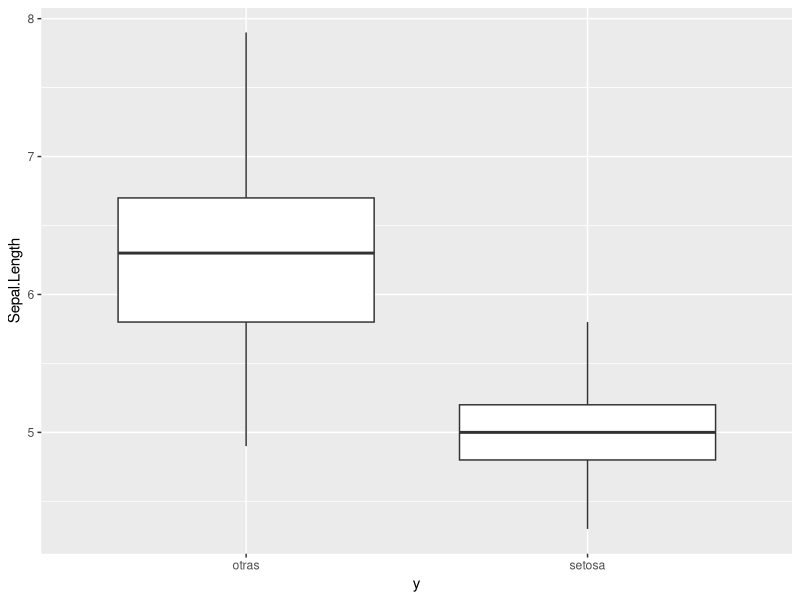
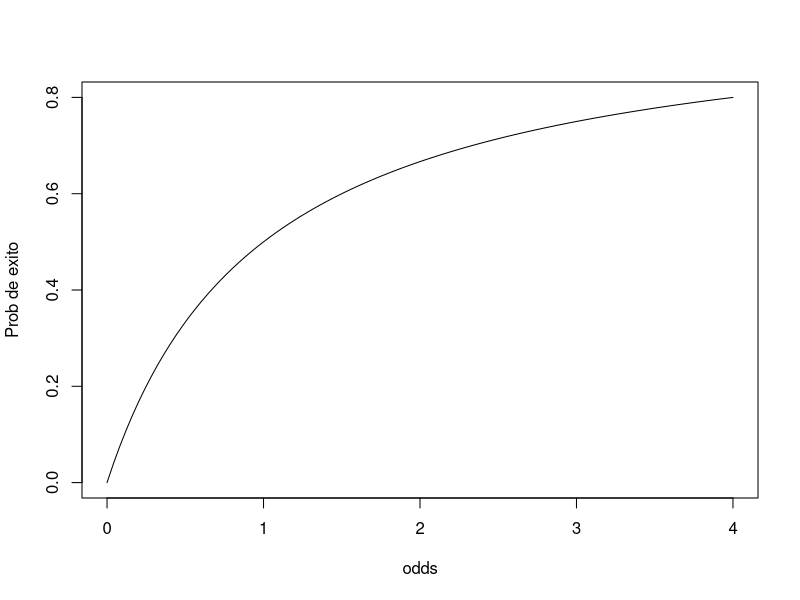
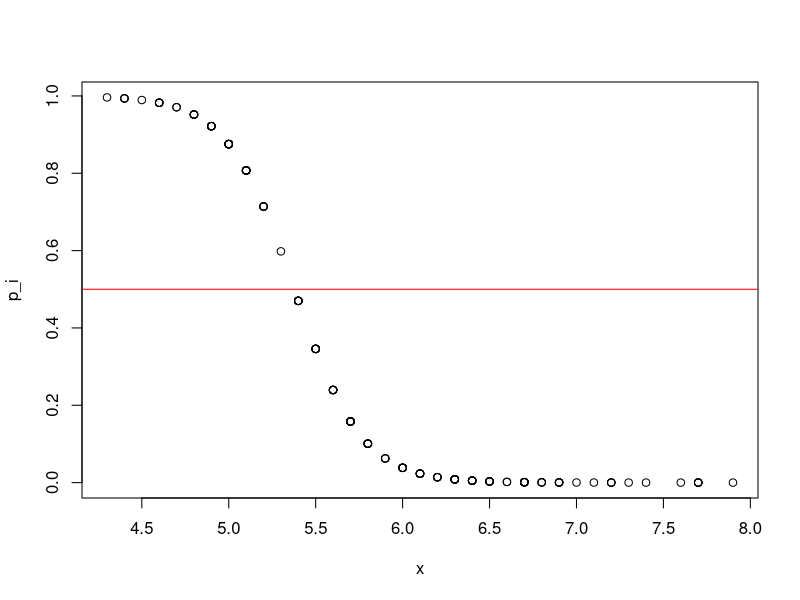
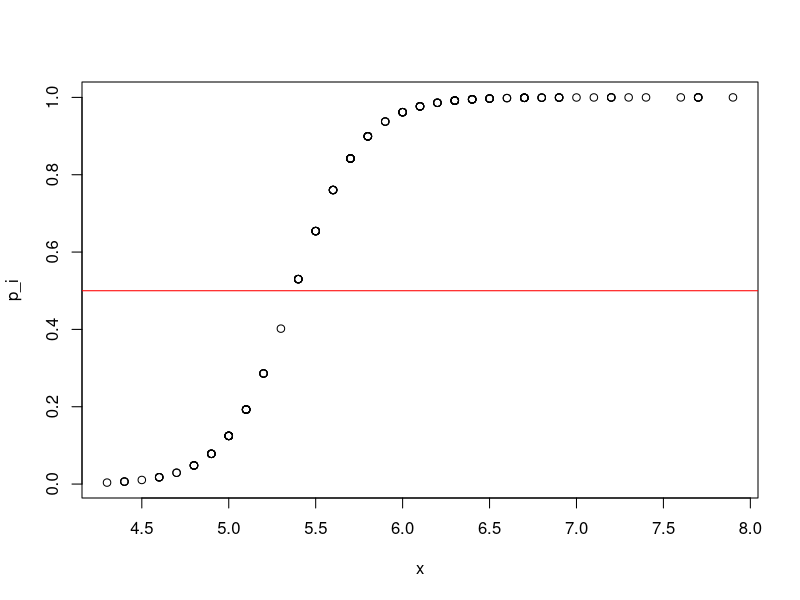

Reproduce these figures in R, in order. (Note: this script raises an error after producing the figures.)

data(iris)

iris$y <- ifelse(iris$Species == "setosa", "setosa", "otras")
table(iris$y)
library(ggplot2)
ggplot(data = iris, aes(x = y, y = Sepal.Length)) + geom_boxplot()

iris$y <- ifelse(iris$Species == "setosa", 1, 0)
modelo <- glm(y ~ Sepal.Length, data = iris, family = "binomial")
summary(modelo)
coefficients(modelo)


exp(-5.175698 )
1 / exp(-5.175698 )


iris$y_otros <- ifelse(iris$Species == "setosa", 0, 1)
modelo <- glm(y_otros ~ Sepal.Length, data = iris, family = "binomial")
summary(modelo)
coefficients(modelo)

exp( 5.175698  )

# Por cada cm de aumento en la longitud del sepalo aumenta en 177 veces más
# el chance de ser de la especie otros (versicolor o virginica) con respecto
# a setosa

################# Interpretación de los odss
invodds <- function(x){
  1 / (1 + x^-1)
}
invodds(1.1)
# odds de 1.1
#p = 0.52, 1-p = 0.48

plot(invodds, xlim = c(0,4), xlab = "odds", ylab = "Prob de exito")



iris$y <- ifelse(iris$Species == "setosa", 1, 0)
modelo <- glm(y ~ Sepal.Length, data = iris, family = "binomial")
summary(modelo)
coefficients(modelo)

# Probabilidades 
iris$p_i <- modelo$fitted.values
iris$p_i_2 <- predict(modelo, data.frame(Sepal.Length = iris$Sepal.Length), type = "response")
iris$p_i_3 <- exp( 27.828521  + -5.175698 * iris$Sepal.Length) / (1 + exp(  27.828521 + -5.175698 *
                                                                              iris$Sepal.Length))
plot(iris$Sepal.Length, iris$p_i, xlab = "x", ylab = "p_i")
abline(h = 0.5, col = "red")


# Probabilidades 

iris$y <- ifelse(iris$Species == "setosa", 0, 1)
modelo <- glm(y ~ Sepal.Length, data = iris, family = "binomial")
coefficients(modelo)
iris$p_i <- modelo$fitted.values
iris$p_i_2 <- predict(modelo, data.frame(Sepal.Length = iris$Sepal.Length), type = "response")
iris$p_i_3 <- exp( -27.828521  + 5.175698 * iris$Sepal.Length) /
  (1 + exp( - 27.828521 + 5.175698 * iris$Sepal.Length))

View(iris)
plot(iris$Sepal.Length, iris$p_i, xlab = "x", ylab = "p_i")
abline(h = 0.5, col = "red")


# Donde clasificar 
# Si 
data(iris)
iris$y <- ifelse(iris$Species == "setosa", 1, 0)
modelo <- glm(y ~ Sepal.Length, data = iris, family = "binomial")
summary(modelo)
coefficients(modelo)
iris$p_i <- modelo$fitted.values
iris$yhat <- ifelse(iris$p_i  >= 0.5, 1, 0)
# Esto no es valido puesto que se debe en la muestra de test
table(iris$y, iris$yhat)


# Pronostico
data(iris)
iris$y <- ifelse(iris$Species == "setosa", 1, 0)
set.seed(19092020)
indica_train <- sample(nrow(iris), round(0.7 * nrow(iris)))
train <- iris[indica_train,]
test <- iris[-indica_train,]
M1 <- glm(y ~ Sepal.Length, data = train, family = "binomial")
summary(M1)

test$probs <- predict(M1, test, type = "response")

# Clasificar en setosa si probs >= 0,5
test$yhat <- ifelse(test$probs >= 0.5, 1, 0)

table(test$y, test$yhat)
mc <- table(test$y, test$yhat)
sum(diag(mc)) / sum(mc) # Accuracy

# Sensibilidad y la especificidad

# Sensibilidad
mc[2,2] / sum(mc[2,])
# Error tipo 1
mc[2,1] / sum(mc[2,])


# Especificidad
mc[1,1] / sum(mc[1,])
# Error tipo 2
mc[1,2] / sum(mc[1,])

# Estudio de caso
ggplot(data = insumo, aes(y = calidad_produc, x = factor(target ))) + 
  geom_boxplot()

# Estudio de caso
ggplot(data = insumo, aes(x = calidad_produc, color = factor(target) )) + 
  geom_density()


# Estudio de caso
ggplot(data = insumo, aes(fill = antigued, x = factor(target ))) + 
  geom_bar()
table(insumo$antigued)
# no es útil, todos lso clientes son antugos de más de dos años

# La región es un factor muy importante
ggplot(data = insumo, aes(x = region, fill = factor(target ))) + 
  geom_bar()
prop.table(table(insumo$region, insumo$target), 1) * 100
barplot(t(prop.table(table(insumo$region, insumo$target), 1) * 100))

ggplot(data = insumo, aes(x = uso_serv_cliente, fill = factor(target ))) + 
  geom_bar()

set.seed(17092020)
train_cel <- insumo[sample(280, 196),]
set.seed(17092020)
test_cel <- insumo[-sample(280, 196),]

M1 <- glm(target ~  calidad_produc + cant_cargas_m1, data = train_cel,
          family = "binomial")

test_cel$probs_churn <- predict(M1, test_cel)

mc_churn <- table(test_cel$target, 
                  as.numeric(test_cel$probs_churn >= 0.5))
mc_churn 
sum(diag(mc_churn)) / sum(mc_churn) *100


